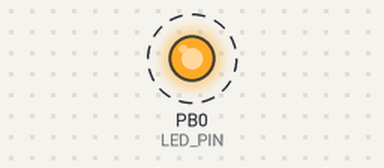
This program was run on a simulated ATmega8, built with avr-gcc and emulated at 16 MHz. Shown: output pins drawn as LEDs (lit = HIGH). Dashed ring = blinking.

Above: at 0.05 s.
Timing chart, 0 to 3.0 s (numbered marks = the images above):
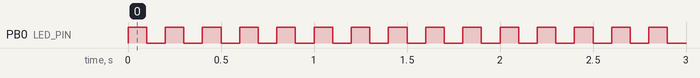

Measured:
- by itself, PB0 (LED_PIN): alternates HIGH for 0.10 s and LOW for 0.10 s

The program:

main.c
```c
// (licence header left out)
#include <avr/io.h>
#include <util/delay.h>

#define	LED_PIN	PB0

int
main(void)
{

	/* setup */
	DDRB = 0b00000001; // set LED pin as OUTPUT
	PORTB = 0b00000000; // set all pins to LOW

	/* loop */
	while (1) {
		PORTB ^= _BV(LED_PIN); // toggle LED pin
		_delay_ms(100);
	}
}
```
